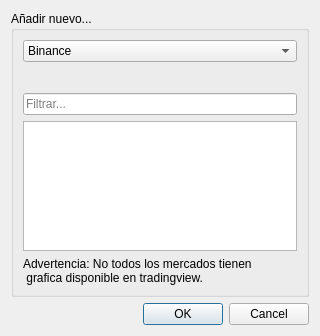
<?xml version="1.0" encoding="UTF-8"?>
<ui version="4.0">
 <class>dialogAddMarket</class>
 <widget class="QDialog" name="dialogAddMarket">
  <property name="windowModality">
   <enum>Qt::WindowModal</enum>
  </property>
  <property name="geometry">
   <rect>
    <x>0</x>
    <y>0</y>
    <width>320</width>
    <height>336</height>
   </rect>
  </property>
  <property name="windowTitle">
   <string>Añadir mercado</string>
  </property>
  <layout class="QVBoxLayout" name="verticalLayout">
   <item>
    <widget class="QGroupBox" name="groupBox">
     <property name="title">
      <string>Añadir nuevo...</string>
     </property>
     <layout class="QVBoxLayout" name="verticalLayout_2">
      <item>
       <widget class="QComboBox" name="comboEx">
        <item>
         <property name="text">
          <string comment="binsance">Binance</string>
         </property>
         <property name="icon">
          <iconset resource="../recursos.qrc">
           <normaloff>:/exchanges/icons/binance</normaloff>:/exchanges/icons/binance</iconset>
         </property>
        </item>
        <item>
         <property name="text">
          <string>BingX</string>
         </property>
         <property name="icon">
          <iconset resource="../recursos.qrc">
           <normaloff>:/exchanges/icons/bingx</normaloff>:/exchanges/icons/bingx</iconset>
         </property>
        </item>
        <item>
         <property name="text">
          <string comment="kuku">Kucoin</string>
         </property>
         <property name="icon">
          <iconset resource="../recursos.qrc">
           <normaloff>:/exchanges/icons/kucoin</normaloff>:/exchanges/icons/kucoin</iconset>
         </property>
        </item>
       </widget>
      </item>
      <item>
       <spacer name="verticalSpacer">
        <property name="orientation">
         <enum>Qt::Vertical</enum>
        </property>
        <property name="sizeType">
         <enum>QSizePolicy::Fixed</enum>
        </property>
        <property name="sizeHint" stdset="0">
         <size>
          <width>20</width>
          <height>25</height>
         </size>
        </property>
       </spacer>
      </item>
      <item>
       <widget class="QLineEdit" name="editEx">
        <property name="inputMask">
         <string/>
        </property>
        <property name="text">
         <string/>
        </property>
        <property name="placeholderText">
         <string>Filtrar...</string>
        </property>
        <property name="clearButtonEnabled">
         <bool>true</bool>
        </property>
       </widget>
      </item>
      <item>
       <widget class="QListView" name="listMarkets">
        <property name="editTriggers">
         <set>QAbstractItemView::NoEditTriggers</set>
        </property>
        <property name="alternatingRowColors">
         <bool>true</bool>
        </property>
       </widget>
      </item>
      <item>
       <widget class="QLabel" name="label_3">
        <property name="lineWidth">
         <number>2</number>
        </property>
        <property name="text">
         <string>Advertencia: No todos los mercados tienen 
 grafica disponible en tradingview.</string>
        </property>
       </widget>
      </item>
     </layout>
    </widget>
   </item>
   <item>
    <widget class="QDialogButtonBox" name="buttonBox">
     <property name="orientation">
      <enum>Qt::Horizontal</enum>
     </property>
     <property name="standardButtons">
      <set>QDialogButtonBox::Cancel|QDialogButtonBox::Ok</set>
     </property>
    </widget>
   </item>
  </layout>
 </widget>
 <resources>
  <include location="../recursos.qrc"/>
 </resources>
 <connections>
  <connection>
   <sender>buttonBox</sender>
   <signal>accepted()</signal>
   <receiver>dialogAddMarket</receiver>
   <slot>accept()</slot>
   <hints>
    <hint type="sourcelabel">
     <x>256</x>
     <y>326</y>
    </hint>
    <hint type="destinationlabel">
     <x>157</x>
     <y>274</y>
    </hint>
   </hints>
  </connection>
  <connection>
   <sender>buttonBox</sender>
   <signal>rejected()</signal>
   <receiver>dialogAddMarket</receiver>
   <slot>reject()</slot>
   <hints>
    <hint type="sourcelabel">
     <x>310</x>
     <y>326</y>
    </hint>
    <hint type="destinationlabel">
     <x>286</x>
     <y>274</y>
    </hint>
   </hints>
  </connection>
 </connections>
</ui>
